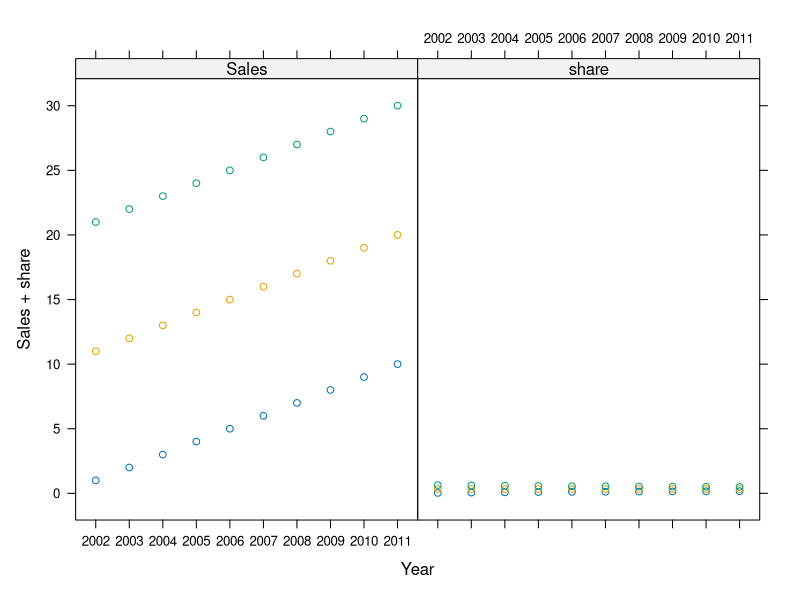

Source code (R):
## ---- chunk 1
knitr::opts_chunk$set(echo = TRUE)
## ---- chunk 2
library(tidyr)
library(tidyverse)
library(dplyr)
## ---- chunk 3
DS = tribble(
 ~fk_account_code, ~Ansvar, ~fk_function_code, ~fk_project_code, ~amount,
 101030,40220,"Det",3432,1493.00,
 101030,40220,"Met",3586,2827.00,
 101030,40320,"Det",3456,49440.00,
 101030,40330,"Sal",NA,870716.00,
 101030,40350,"Met",NA,559928.00,
 101030,40360,"Sal",NA,125534.00,
 101030,40280,"Pol",NA,251611.00)

## ---- chunk 4
glimpse(DS)
DS["fk_project_code"]<- NULL
## ---- chunk 5
DS$Ansvar <- as.character(DS$Ansvar)
str(DS)

DS <- separate(DS, Ansvar, into = c("Ansvar 1_3", "rest"), sep = 3)
DS %>% group_by(`Ansvar 1_3`) %>% summarise(sum=sum(amount))
str(DS)
## ---- chunk 6
DS %>% mutate(fk_function_code = case_when(fk_function_code== "Det"~ "supplies",
                                           fk_function_code== "Sal" ~ "supplies",
                                           fk_function_code== "Met" ~ "inventories",
                                           fk_function_code== "Pol" ~ "other expenses"))
## ---- chunk 7

df <- data.frame(Product=gl(3,10,labels=c("A","B", "C")), 
                   Year=factor(rep(2002:2011,3)), 
                   Sales=1:30)
## ---- chunk 8
library(data.table)
DT <- data.table(df)
str(DT)
#Using data.table, choose an index variable, key variable
setkey(DT, "Year")
#calcualte shares by year
DT<- DT[, share := Sales/(sum(Sales)), by=list(Year)]
View(DT)

library(latticeExtra)
xyplot(Sales +share ~ Year, groups=Product, data = DT)
